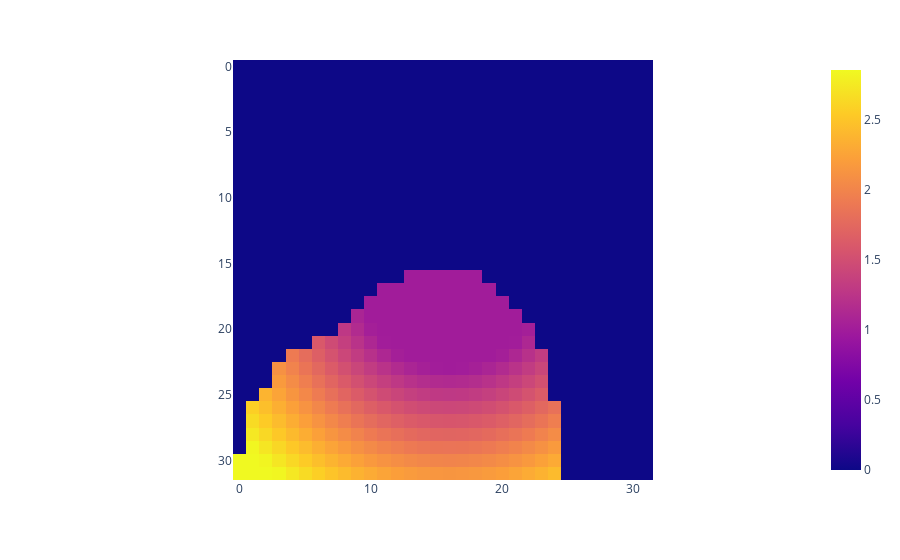

Write notebook code for a chart like this one.
### Code cell
fig = px.imshow((cuts[11] * dst)[0])
fig.show()

### Figure 1 — Plotly figure (JSON) as saved in the notebook; plotly's stock layout.template omitted (floating-point values rounded to 4 significant figures; data arrays with more than 128 entries replaced by an {"elided": "..."} marker saying what was removed)
{"data": [{"coloraxis": "coloraxis", "hovertemplate": "x: %{x}<br>y: %{y}<br>color: %{z}<extra></extra>", "name": "0", "type": "heatmap", "xaxis": "x", "yaxis": "y", "z": {"elided": "32x32 float values"}}], "layout": {"coloraxis": {"colorscale": [[0, "#0d0887"], [0.1111, "#46039f"], [0.2222, "#7201a8"], [0.3333, "#9c179e"], [0.4444, "#bd3786"], [0.5556, "#d8576b"], [0.6667, "#ed7953"], [0.7778, "#fb9f3a"], [0.8889, "#fdca26"], [1, "#f0f921"]]}, "margin": {"t": 60}, "xaxis": {"anchor": "y", "constrain": "domain", "domain": [0, 1], "scaleanchor": "y"}, "yaxis": {"anchor": "x", "autorange": "reversed", "constrain": "domain", "domain": [0, 1]}}}
